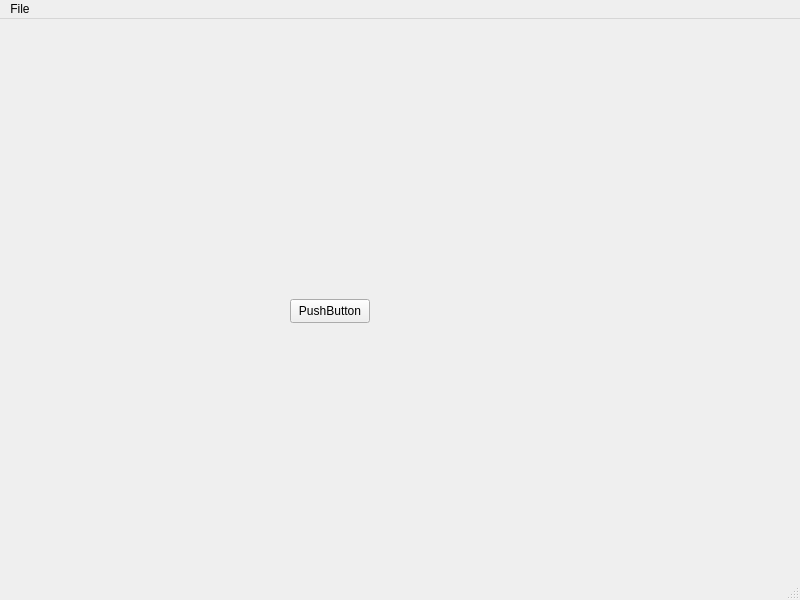
<?xml version="1.0" encoding="UTF-8"?>
<ui version="4.0">
 <class>MainWindow</class>
 <widget class="QMainWindow" name="MainWindow">
  <property name="geometry">
   <rect>
    <x>0</x>
    <y>0</y>
    <width>800</width>
    <height>600</height>
   </rect>
  </property>
  <property name="windowTitle">
   <string>MainWindow</string>
  </property>
  <widget class="QWidget" name="centralwidget">
   <widget class="QPushButton" name="pushButton">
    <property name="geometry">
     <rect>
      <x>290</x>
      <y>280</y>
      <width>80</width>
      <height>24</height>
     </rect>
    </property>
    <property name="text">
     <string>PushButton</string>
    </property>
   </widget>
  </widget>
  <widget class="QMenuBar" name="menubar">
   <property name="geometry">
    <rect>
     <x>0</x>
     <y>0</y>
     <width>800</width>
     <height>21</height>
    </rect>
   </property>
   <widget class="QMenu" name="menuFile">
    <property name="title">
     <string>File</string>
    </property>
   </widget>
   <addaction name="menuFile"/>
  </widget>
  <widget class="QStatusBar" name="statusbar"/>
 </widget>
 <resources/>
 <connections/>
</ui>
